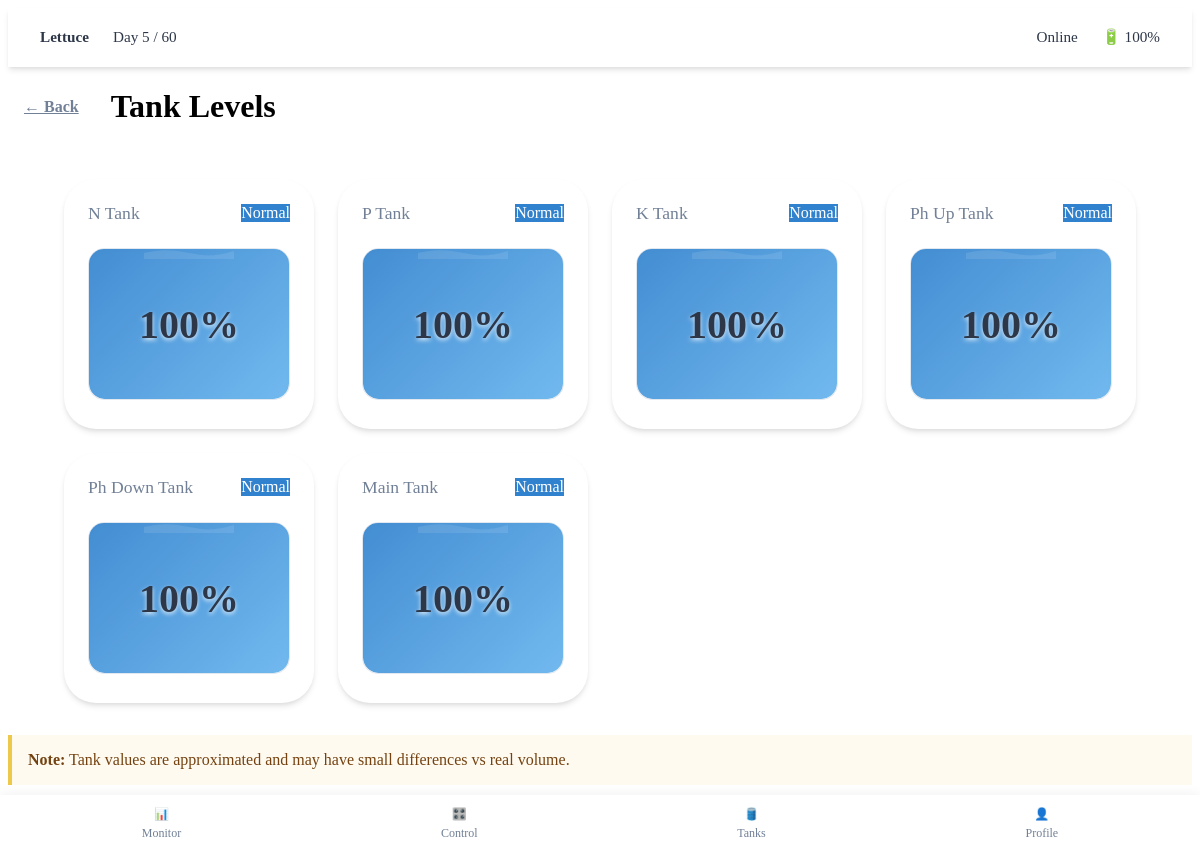
Screenshot of /tanks (signed in) with the database file from the repository.
### models.py (models this page shows)
class Plant(db.Model):
    id = db.Column(db.Integer, primary_key=True)
    name = db.Column(db.String(100), nullable=False)
    temp_min = db.Column(db.Float, default=20.0)
    temp_max = db.Column(db.Float, default=30.0)
    humidity_min = db.Column(db.Float, default=40.0)
    humidity_max = db.Column(db.Float, default=70.0)
    ph_min = db.Column(db.Float, default=5.5)
    ph_max = db.Column(db.Float, default=6.5)
    tds_min = db.Column(db.Float, default=800.0)
    tds_max = db.Column(db.Float, default=1200.0)
    n_min = db.Column(db.Float, default=100.0)
    n_max = db.Column(db.Float, default=200.0)
    p_min = db.Column(db.Float, default=30.0)
    p_max = db.Column(db.Float, default=50.0)
    k_min = db.Column(db.Float, default=100.0)
    k_max = db.Column(db.Float, default=300.0)
    light_min = db.Column(db.Float, default=1000.0)
    light_max = db.Column(db.Float, default=20000.0)
    expected_days = db.Column(db.Integer, default=60)
    start_date = db.Column(db.DateTime, default=datetime.utcnow)

class TankLevel(db.Model):
    id = db.Column(db.Integer, primary_key=True)
    name = db.Column(db.String(50), unique=True, nullable=False) # e.g., 'n_tank'
    level_percent = db.Column(db.Float, default=100.0)

### routes/views.py (the view)
@views.route('/tanks')
@login_required
def tanks():
    plant = Plant.query.first()
    tanks = TankLevel.query.all()
    return render_template('tanks.html', user=current_user, tanks=tanks, plant=plant)

### templates/tanks.html (shortened to what this page needs)
{% extends "base.html" %}
{% block content %}
<div style="display: flex; align-items: center; gap: 1rem; margin-bottom: 1.5rem;">
    <a href="{{ url_for('views.profile') }}" class="btn"
        style="width: auto; padding: 0.5rem 1rem; background: transparent; color: var(--text-secondary);">← Back</a>
    <h1>Tank Levels</h1>
</div>
<div class="card-grid">
    {% for tank in tanks %}
    <div class="card tank-card">
        <div class="card-header">
            <span class="card-title" style="text-transform: capitalize; font-size: 1.1rem;">{{ tank.name.replace('_', '
                ') }}</span>
            <span
                class="status-badge {{ 'status-offline bg-danger text-white' if tank.level_percent < 20 else 'status-online bg-primary text-white' }}">
                {{ "Low" if tank.level_percent < 20 else "Normal" }} </span>
        </div>
        <div class="tank-visual-container">
            <div class="tank-body">
                <div class="water-level {{ 'bg-danger-gradient' if tank.level_percent < 20 else 'bg-primary-gradient' }}"
                    style="height: {{ tank.level_percent }}%;">
                    <div class="wave"></div>
                </div>
                <div class="percentage-display">{{ tank.level_percent | int }}%</div>
            </div>
        </div>
</div>
{% endfor %}
</div>
<div
    style="margin-top: 2rem; padding: 1rem; background: #fffaf0; border-left: 4px solid var(--warning-color); color: #744210;">
    <strong>Note:</strong> Tank values are approximated and may have small differences vs real volume.
</div>
{% endblock %}

### templates/base.html (shortened to what this page needs)
<!DOCTYPE html>
<html lang="en">
<head>
    <link rel="stylesheet" href="{{ url_for('static', filename='css/style.css') }}">
</head>
<body>
    {% if current_user.is_authenticated %}
    <header class="app-header">
        <div class="header-info">
            <div style="font-weight: bold; color: var(--text-primary);">
                {% if plant %}{{ plant.name }}{% else %}No Plant{% endif %}
            </div>
            <div>Day {{ 5 }} / {{ plant.expected_days if plant else 60 }}</div>
        </div>
        <div class="header-info">
            <div class="status-badge status-online">Online</div>
            <div>🔋 100%</div>
        </div>
    </header>
    {% endif %}
    <main class="container">
        {% block content %}{% endblock %}
    </main>
    {% if current_user.is_authenticated %}
    <nav class="bottom-nav">
        <a href="{{ url_for('views.monitor') }}" class="nav-item {% if request.endpoint == 'views.monitor' %}active{% endif %}">
            <span>📊</span>
            <span>Monitor</span>
        </a>
        <a href="{{ url_for('views.controls') }}" class="nav-item {% if request.endpoint == 'views.controls' %}active{% endif %}">
            <span>🎛️</span>
            <span>Control</span>
        </a>
        <a href="{{ url_for('views.tanks') }}" class="nav-item {% if request.endpoint == 'views.tanks' %}active{% endif %}">
            <span>🛢️</span>
            <span>Tanks</span>
        </a>
        <a href="{{ url_for('views.profile') }}" class="nav-item {% if request.endpoint == 'views.profile' %}active{% endif %}">
            <span>👤</span>
            <span>Profile</span>
        </a>
    </nav>
    <div style="height: 60px;"></div>
    {% endif %}
</body>
</html>

### static/css/style.css (style rules this page uses)
:root { --bg-color: #f4f6f8; --card-bg: #ffffff; --text-primary: #2d3748; --text-secondary: #718096; --primary-color: #3182ce; --accent-color: #38a169; --danger-color: #e53e3e; --warning-color: #ecc94b; --success-color: #48bb78; --shadow-sm: 0 1px 3px 0 rgba(0, 0, 0, 0.1), 0 1px 2px 0 rgba(0, 0, 0, 0.06); --shadow-md: 0 4px 6px -1px rgba(0, 0, 0, 0.1), 0 2px 4px -1px rgba(0, 0, 0, 0.06); --radius-lg: 2rem; --font-family: 'Inter', system-ui, -apple-system, sans-serif; }
.card-grid { display: grid; grid-template-columns: repeat(auto-fill, minmax(200px, 250px)); justify-content: center; gap: 1.5rem; margin-top: 2rem; }
.card { background-color: var(--card-bg); border-radius: var(--radius-lg); padding: 1.5rem; box-shadow: var(--shadow-md); transition: transform 0.2s, box-shadow 0.2s; cursor: pointer; text-decoration: none; color: inherit; display: flex; flex-direction: column; justify-content: space-between; aspect-ratio: 1 / 1; position: relative; overflow: hidden; }
.card-header { display: flex; justify-content: space-between; align-items: center; margin-bottom: 0.5rem; }
.card-title { font-size: 0.875rem; color: var(--text-secondary); font-weight: 500; }
.app-header { background: rgba(255, 255, 255, 0.85); backdrop-filter: blur(12px); -webkit-backdrop-filter: blur(12px); box-shadow: 0 4px 6px -1px rgba(0, 0, 0, 0.1), 0 2px 4px -1px rgba(0, 0, 0, 0.06); padding: 1.25rem 2rem; position: sticky; top: 0; z-index: 50; display: flex; justify-content: space-between; align-items: center; border-bottom: 1px solid rgba(255, 255, 255, 0.3); }
.header-info { display: flex; gap: 1.5rem; align-items: center; font-size: 0.95rem; color: var(--text-primary); font-weight: 500; }
.card-header, .card-value, .card-unit { position: relative; z-index: 1; }
.btn { display: inline-block; padding: 0.75rem 1.5rem; border-radius: 0.5rem; font-weight: 600; text-align: center; cursor: pointer; transition: background-color 0.2s; border: none; width: 100%; }
.bottom-nav { position: fixed; bottom: 0; left: 0; right: 0; background: var(--card-bg); display: flex; justify-content: space-around; padding: 0.75rem; box-shadow: 0 -2px 10px rgba(0, 0, 0, 0.05); z-index: 40; }
.nav-item { color: var(--text-secondary); text-decoration: none; font-size: 0.75rem; display: flex; flex-direction: column; align-items: center; gap: 0.25rem; }
.bg-primary { background-color: var(--primary-color); }
.bg-primary-gradient { background: linear-gradient(135deg, var(--primary-color), #63b3ed); }
.text-white { color: white !important; }
.tank-card { position: relative; overflow: hidden; }
.tank-visual-container { flex-grow: 1; height: auto; min-height: 150px; background: #edf2f7; border-radius: 1rem; position: relative; margin: 1rem 0; box-shadow: inset 0 2px 4px 0 rgba(0, 0, 0, 0.06); overflow: hidden; border: 1px solid #e2e8f0; }
.tank-body { position: absolute; bottom: 0; left: 0; right: 0; top: 0; display: flex; justify-content: center; align-items: flex-end; }
.water-level { position: absolute; bottom: 0; left: 0; width: 100%; transition: height 1s ease-in-out; border-radius: 0 0 1rem 1rem; opacity: 0.9; }
.wave { position: absolute; top: -10px; left: 0; width: 200%; height: 20px; background-size: 50% 100%; animation: wave-animation 3s linear infinite; opacity: 0.5; }
.percentage-display { position: absolute; top: 50%; left: 50%; transform: translate(-50%, -50%); font-size: 2.5rem; font-weight: 800; color: var(--text-primary); text-shadow: 0 2px 4px rgba(255, 255, 255, 0.8); z-index: 10; }

### rows the page displays
Plant: name "Lettuce", expected_days "60"
TankLevel: name "N Tank", level_percent "Normal", level_percent "100"
TankLevel: name "P Tank", level_percent "Normal", level_percent "100"
TankLevel: name "K Tank", level_percent "Normal", level_percent "100"
TankLevel: name "Ph Up Tank", level_percent "Normal", level_percent "100"
TankLevel: name "Ph Down Tank", level_percent "Normal", level_percent "100"
TankLevel: name "Main Tank", level_percent "Normal", level_percent "100"

### other values shown
{{ 5 }} "5"
